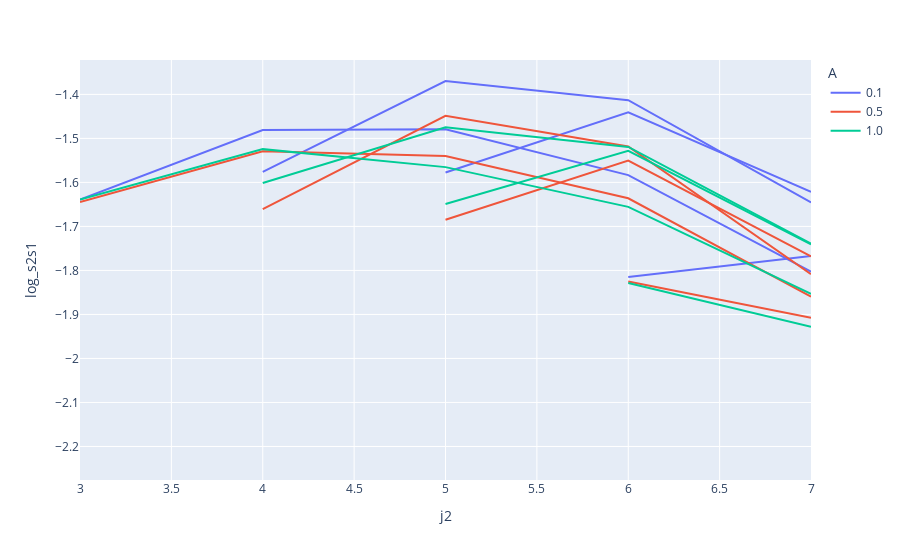

This figure's notebook cell:
### Code cell
px.line(df[(df['n']==10) & (df['r']==300) & (df['j1']>=2)], x='j2', y='log_s2s1', color='A', line_group='j1')

### Figure 1 — Plotly figure (JSON) as saved in the notebook; plotly's stock layout.template omitted (floating-point values rounded to 4 significant figures)
{"data": [{"hovertemplate": "A=0.1<br>j1=2<br>j2=%{x}<br>log_s2s1=%{y}<extra></extra>", "legendgroup": "0.1", "line": {"color": "#636efa", "dash": "solid"}, "marker": {"symbol": "circle"}, "mode": "lines", "name": "0.1", "orientation": "v", "showlegend": true, "type": "scatter", "x": [3, 4, 5, 6, 7], "xaxis": "x", "y": [-1.639, -1.481, -1.479, -1.583, -1.803], "yaxis": "y"}, {"hovertemplate": "A=0.1<br>j1=3<br>j2=%{x}<br>log_s2s1=%{y}<extra></extra>", "legendgroup": "0.1", "line": {"color": "#636efa", "dash": "solid"}, "marker": {"symbol": "circle"}, "mode": "lines", "name": "0.1", "orientation": "v", "showlegend": false, "type": "scatter", "x": [4, 5, 6, 7], "xaxis": "x", "y": [-1.576, -1.37, -1.413, -1.645], "yaxis": "y"}, {"hovertemplate": "A=0.1<br>j1=4<br>j2=%{x}<br>log_s2s1=%{y}<extra></extra>", "legendgroup": "0.1", "line": {"color": "#636efa", "dash": "solid"}, "marker": {"symbol": "circle"}, "mode": "lines", "name": "0.1", "orientation": "v", "showlegend": false, "type": "scatter", "x": [5, 6, 7], "xaxis": "x", "y": [-1.578, -1.441, -1.622], "yaxis": "y"}, {"hovertemplate": "A=0.1<br>j1=5<br>j2=%{x}<br>log_s2s1=%{y}<extra></extra>", "legendgroup": "0.1", "line": {"color": "#636efa", "dash": "solid"}, "marker": {"symbol": "circle"}, "mode": "lines", "name": "0.1", "orientation": "v", "showlegend": false, "type": "scatter", "x": [6, 7], "xaxis": "x", "y": [-1.815, -1.767], "yaxis": "y"}, {"hovertemplate": "A=0.1<br>j1=6<br>j2=%{x}<br>log_s2s1=%{y}<extra></extra>", "legendgroup": "0.1", "line": {"color": "#636efa", "dash": "solid"}, "marker": {"symbol": "circle"}, "mode": "lines", "name": "0.1", "orientation": "v", "showlegend": false, "type": "scatter", "x": [7], "xaxis": "x", "y": [-1.88], "yaxis": "y"}, {"hovertemplate": "A=0.5<br>j1=2<br>j2=%{x}<br>log_s2s1=%{y}<extra></extra>", "legendgroup": "0.5", "line": {"color": "#EF553B", "dash": "solid"}, "marker": {"symbol": "circle"}, "mode": "lines", "name": "0.5", "orientation": "v", "showlegend": true, "type": "scatter", "x": [3, 4, 5, 6, 7], "xaxis": "x", "y": [-1.644, -1.529, -1.54, -1.636, -1.86], "yaxis": "y"}, {"hovertemplate": "A=0.5<br>j1=3<br>j2=%{x}<br>log_s2s1=%{y}<extra></extra>", "legendgroup": "0.5", "line": {"color": "#EF553B", "dash": "solid"}, "marker": {"symbol": "circle"}, "mode": "lines", "name": "0.5", "orientation": "v", "showlegend": false, "type": "scatter", "x": [4, 5, 6, 7], "xaxis": "x", "y": [-1.661, -1.449, -1.519, -1.808], "yaxis": "y"}, {"hovertemplate": "A=0.5<br>j1=4<br>j2=%{x}<br>log_s2s1=%{y}<extra></extra>", "legendgroup": "0.5", "line": {"color": "#EF553B", "dash": "solid"}, "marker": {"symbol": "circle"}, "mode": "lines", "name": "0.5", "orientation": "v", "showlegend": false, "type": "scatter", "x": [5, 6, 7], "xaxis": "x", "y": [-1.685, -1.551, -1.768], "yaxis": "y"}, {"hovertemplate": "A=0.5<br>j1=5<br>j2=%{x}<br>log_s2s1=%{y}<extra></extra>", "legendgroup": "0.5", "line": {"color": "#EF553B", "dash": "solid"}, "marker": {"symbol": "circle"}, "mode": "lines", "name": "0.5", "orientation": "v", "showlegend": false, "type": "scatter", "x": [6, 7], "xaxis": "x", "y": [-1.825, -1.907], "yaxis": "y"}, {"hovertemplate": "A=0.5<br>j1=6<br>j2=%{x}<br>log_s2s1=%{y}<extra></extra>", "legendgroup": "0.5", "line": {"color": "#EF553B", "dash": "solid"}, "marker": {"symbol": "circle"}, "mode": "lines", "name": "0.5", "orientation": "v", "showlegend": false, "type": "scatter", "x": [7], "xaxis": "x", "y": [-2.078], "yaxis": "y"}, {"hovertemplate": "A=1.0<br>j1=2<br>j2=%{x}<br>log_s2s1=%{y}<extra></extra>", "legendgroup": "1.0", "line": {"color": "#00cc96", "dash": "solid"}, "marker": {"symbol": "circle"}, "mode": "lines", "name": "1.0", "orientation": "v", "showlegend": true, "type": "scatter", "x": [3, 4, 5, 6, 7], "xaxis": "x", "y": [-1.639, -1.524, -1.565, -1.655, -1.853], "yaxis": "y"}, {"hovertemplate": "A=1.0<br>j1=3<br>j2=%{x}<br>log_s2s1=%{y}<extra></extra>", "legendgroup": "1.0", "line": {"color": "#00cc96", "dash": "solid"}, "marker": {"symbol": "circle"}, "mode": "lines", "name": "1.0", "orientation": "v", "showlegend": false, "type": "scatter", "x": [4, 5, 6, 7], "xaxis": "x", "y": [-1.601, -1.475, -1.519, -1.739], "yaxis": "y"}, {"hovertemplate": "A=1.0<br>j1=4<br>j2=%{x}<br>log_s2s1=%{y}<extra></extra>", "legendgroup": "1.0", "line": {"color": "#00cc96", "dash": "solid"}, "marker": {"symbol": "circle"}, "mode": "lines", "name": "1.0", "orientation": "v", "showlegend": false, "type": "scatter", "x": [5, 6, 7], "xaxis": "x", "y": [-1.649, -1.528, -1.741], "yaxis": "y"}, {"hovertemplate": "A=1.0<br>j1=5<br>j2=%{x}<br>log_s2s1=%{y}<extra></extra>", "legendgroup": "1.0", "line": {"color": "#00cc96", "dash": "solid"}, "marker": {"symbol": "circle"}, "mode": "lines", "name": "1.0", "orientation": "v", "showlegend": false, "type": "scatter", "x": [6, 7], "xaxis": "x", "y": [-1.829, -1.928], "yaxis": "y"}, {"hovertemplate": "A=1.0<br>j1=6<br>j2=%{x}<br>log_s2s1=%{y}<extra></extra>", "legendgroup": "1.0", "line": {"color": "#00cc96", "dash": "solid"}, "marker": {"symbol": "circle"}, "mode": "lines", "name": "1.0", "orientation": "v", "showlegend": false, "type": "scatter", "x": [7], "xaxis": "x", "y": [-2.228], "yaxis": "y"}], "layout": {"legend": {"title": {"text": "A"}, "tracegroupgap": 0}, "margin": {"t": 60}, "xaxis": {"anchor": "y", "domain": [0, 1], "title": {"text": "j2"}}, "yaxis": {"anchor": "x", "domain": [0, 1], "title": {"text": "log_s2s1"}}}}
